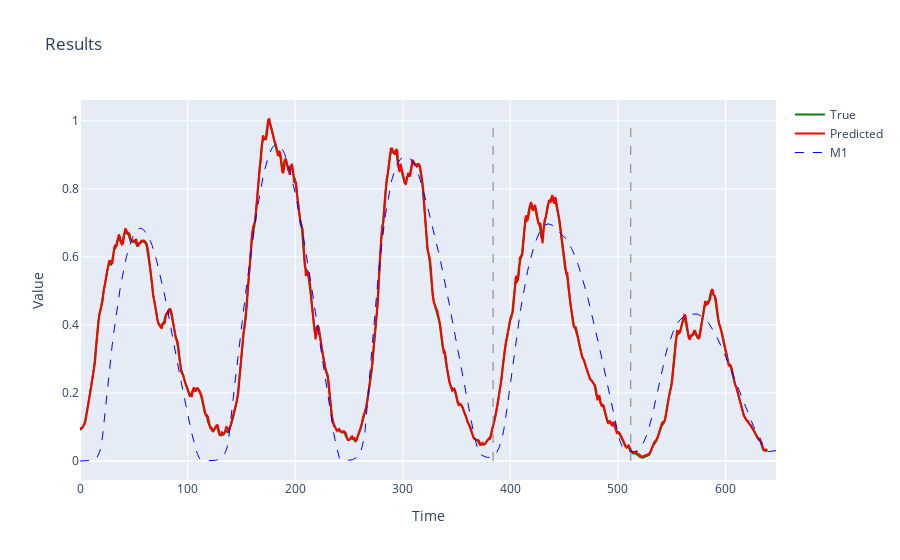

Notebook code for this chart:
### Markdown cell above
# Results

### Code cell
model.eval()
x = data.X.to(device)
y = data.y.to(device)
preds = model(x.to(device)).squeeze(1)

fig = go.Figure()
fig.add_trace(go.Scatter(y=y.cpu().numpy(), name='True', mode='lines', line=dict(color='green')))
fig.add_trace(go.Scatter(y=preds.detach().cpu().numpy(), name='Predicted', mode='lines', line=dict(color='red')))
# train-val line
fig.add_shape(type='line', x0=0.6 * len(x), x1=0.6 * len(x), y0=0, y1=1, line=dict(color='gray', width=1, dash='dash'))
fig.add_shape(type='line', x0=0.8 * len(x), x1=0.8 * len(x), y0=0, y1=1, line=dict(color='gray', width=1, dash='dash'))
# add M1
fig.add_trace(go.Scatter(y=model_series, name='M1', mode='lines', line=dict(color='blue', dash='dash', width=1)))
fig.update_layout(title='Results', xaxis_title='Time', yaxis_title='Value')
fig.show()

### Figure 1 — Plotly figure (JSON) as saved in the notebook; plotly's stock layout.template omitted (floating-point values rounded to 4 significant figures; data arrays with more than 128 entries replaced by an {"elided": "..."} marker saying what was removed)
{"data": [{"line": {"color": "green"}, "mode": "lines", "name": "True", "type": "scatter", "y": {"elided": "640 float values"}}, {"line": {"color": "red"}, "mode": "lines", "name": "Predicted", "type": "scatter", "y": {"elided": "640 float values"}}, {"line": {"color": "blue", "dash": "dash", "width": 1}, "mode": "lines", "name": "M1", "type": "scatter", "y": {"elided": "648 float values"}}], "layout": {"shapes": [{"line": {"color": "gray", "dash": "dash", "width": 1}, "type": "line", "x0": 384, "x1": 384, "y0": 0, "y1": 1}, {"line": {"color": "gray", "dash": "dash", "width": 1}, "type": "line", "x0": 512, "x1": 512, "y0": 0, "y1": 1}], "title": {"text": "Results"}, "xaxis": {"title": {"text": "Time"}}, "yaxis": {"title": {"text": "Value"}}}}
